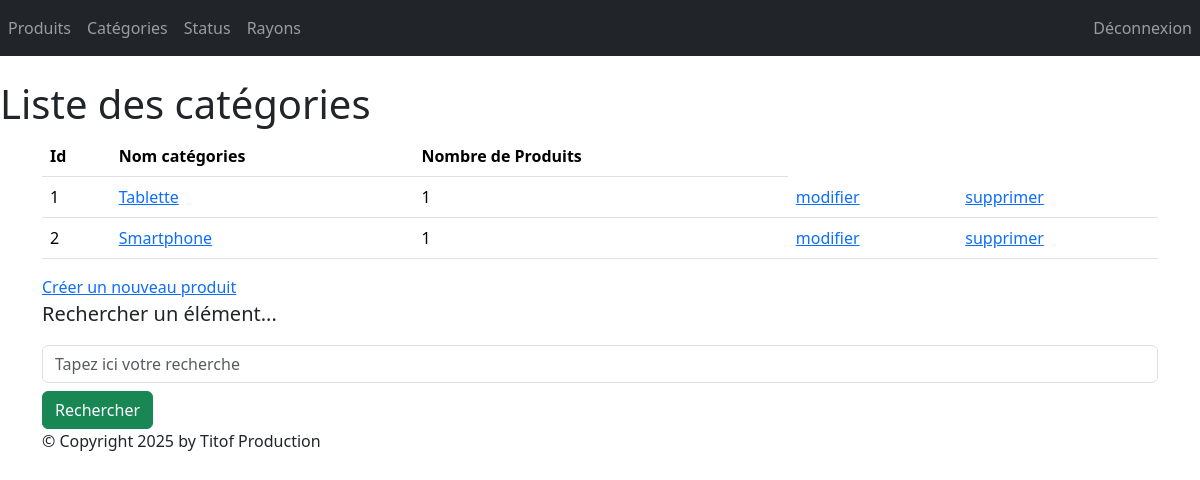
Page /monApp/categories/ (signed in) on the committed database.
### monApp/models.py (models this page shows, shortened)
class Categorie(models.Model):
    idCat = models.AutoField(primary_key=True)
    nomCat = models.CharField(max_length=100)

### monApp/views.py (the view)
# urls.py: path("categories/", views.CategorieListView.as_view(), name="lst_cats"),
@method_decorator(login_required, name='dispatch')
class CategorieListView(ListView):
    model = Categorie
    template_name = "monApp/list_categories.html"
    context_object_name = "categories"
    def get_queryset(self):
        query = self.request.GET.get('search')
        if query:
            return Categorie.objects.filter(nomCat__icontains=query)
        return Categorie.objects.annotate(nb_produits=Count('produits_categorie'))
    def get_context_data(self, **kwargs):
        context = super(CategorieListView, self).get_context_data(**kwargs)
        context['titremenu'] = "Liste de mes catégories"
        return context

### monApp/templates/monApp/list_categories.html
{% extends 'monApp/base.html' %}
{% block menu %}
    <h1>Liste des catégories</h1>
{% endblock %}
{% block contenu %}
    <table class="table">
        <thead>
            <th>Id</th>
            <th>Nom catégories</th>
            <th>Nombre de Produits</th>
        </thead>
            <tbody>
                {% for categorie in categories %}
                    <tr>
                        <td>{{ categorie.idCat }} </td>
                        <td><a href="{% url 'dtl_cats' categorie.idCat %}">{{ categorie.nomCat }}</a> </td>
                        <td>{{ categorie.nb_produits }} </td>
                        <td><a href="{% url 'cats_chng' categorie.idCat %}">modifier</a></td>
                        <td><a href="{% url 'cats_del' categorie.idCat %}">supprimer</a></td>
                    </tr>
                {% endfor %}
        </tbody>
    </table>
    <a href="{% url 'crt_cats' %}">Créer un nouveau produit</a>
    <p class="lead mb-3 ml-0">Rechercher un élément...</p>
    <form method="GET" action="">
        <input class="form-control" type="text" name="search" placeholder="Tapez ici votre recherche"
        value="{{ request.GET.search }}">
        <button type="submit" class="btn btn-success mt-2">Rechercher</button>
    </form>
{% endblock %}

### static/styles.css (style rules this page uses)
h1 { color: red }

### rows in the picture
Categorie: idCat "1", nomCat "Tablette", nb_produits "1"
Categorie: idCat "2", nomCat "Smartphone", nb_produits "1"
